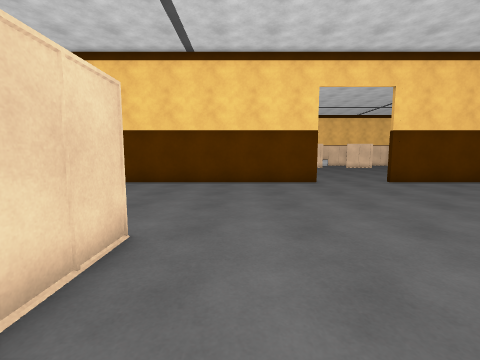
view 1 (above)

19 first-person views from a walk through a 3-D level made in the Unity game engine. The camera is 1.3 m above the floor, tilts 6° down and sees 90° across. The floor is counted in squares, 1 m on a side. Each view is taken from the middle of a square. On the plan, view 1 faces up. The plan holds only what a view shows up to about 12 squares ahead; the rest is blank. The place goes on beyond the plan. The player is left out. Some animated figures are left out.

view 2
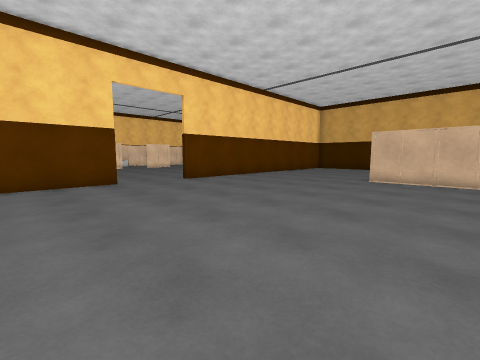

view 3
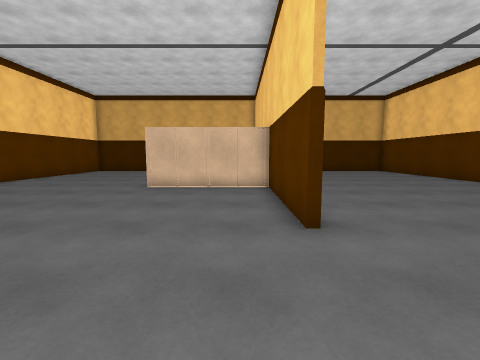

view 4
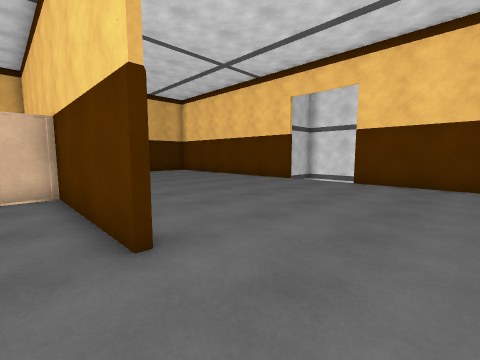

view 5
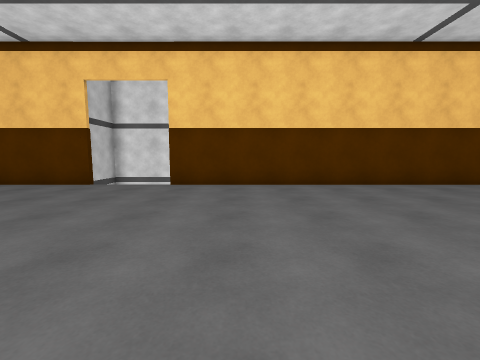

view 6
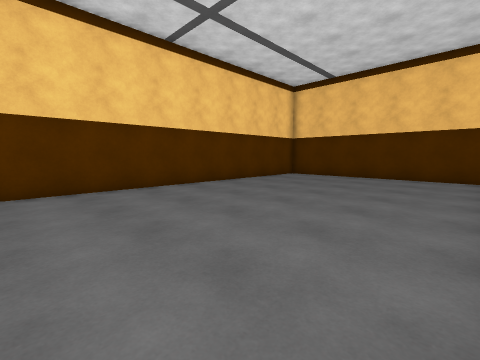

view 7
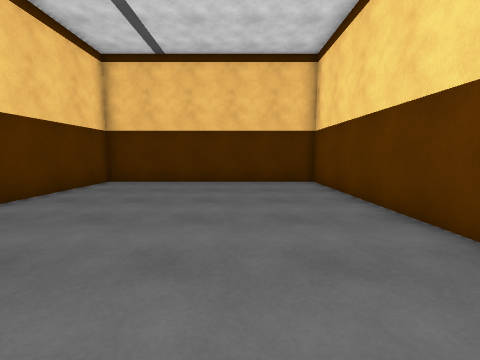

view 8
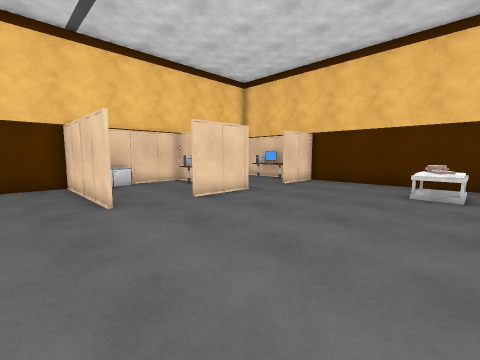

view 9
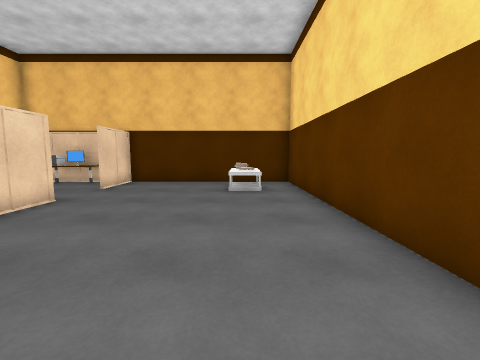

view 10
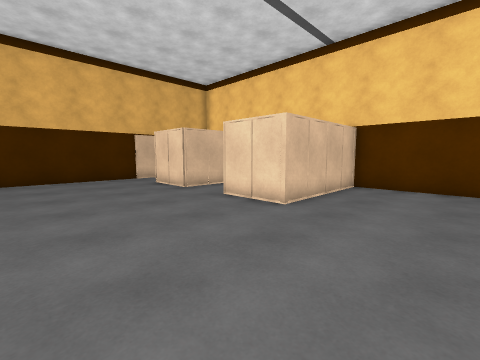

view 11
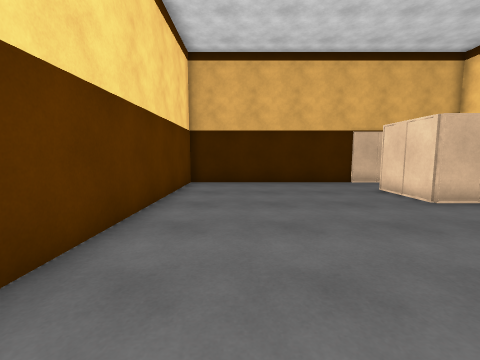

view 12
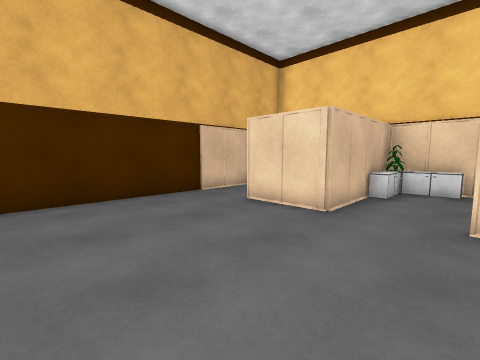

view 13
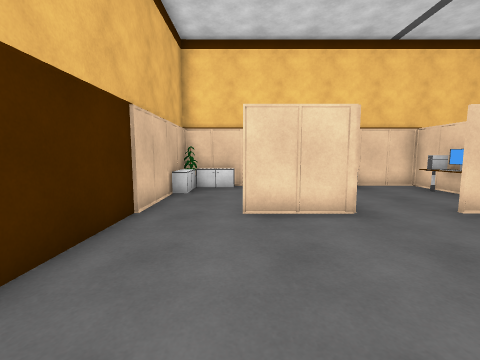

view 14
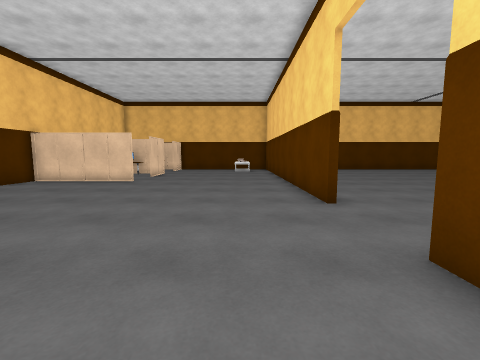

view 15
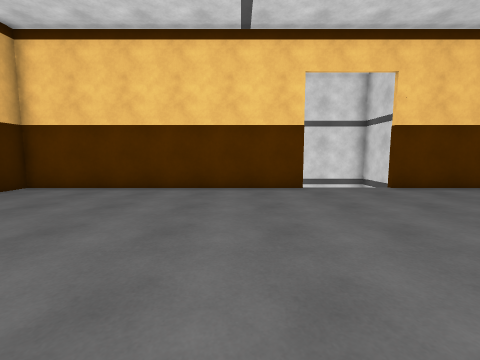

view 16
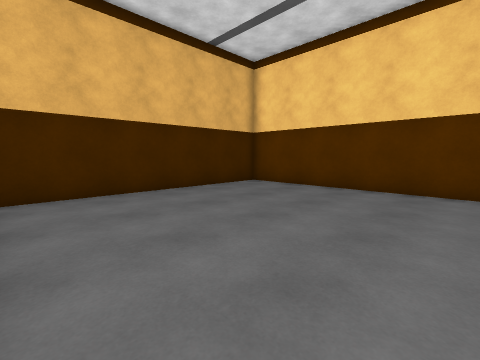

view 17
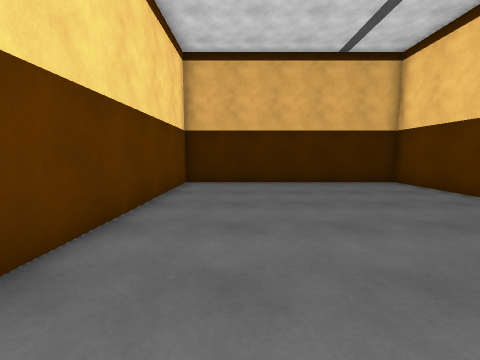

view 18
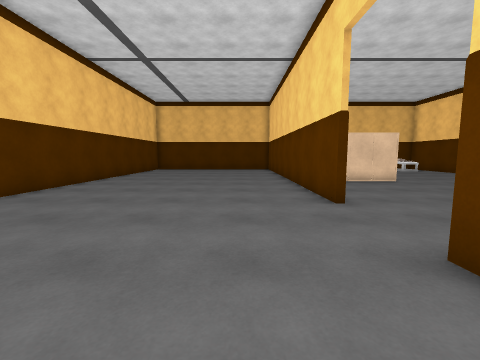

view 19
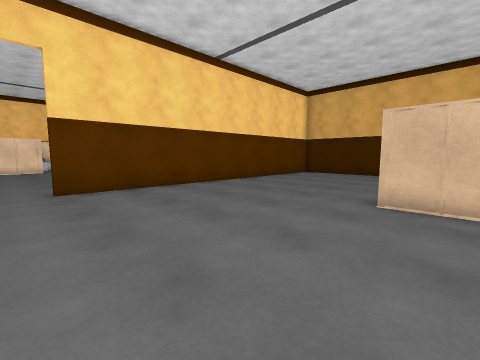

### Floor plan
Key: @ floor where view 1 was taken; # wall or solid block; x gap in a wall; . floor; T table; O other object.
Columns run from 12 left of view 1 to 22 right of it. Each row starts with its distance up from view 1.
 15           ......  ..
 14           ....... ..
 13             ........
 12               ......
 11 ################....###############
 10 #.TT..............................#
  9 #.TT..............................#
  8 #.................................#
  7 #.................................#
  6 #.................................#
  5 #.................................#
  4 #OOO.OOOO.O..............OOO..OOO.#
  3 # ...  ...O..............O...O  ..O
  2 #O..   ...O..............O....  ..O
  1 #O.   O...O..............O...O  ..O
  0 #     ....O.@............O...O  ..O
 -1 ####O####O######....########OO###OO
 -2 #.................................#
 -3 #.................................#
 -4 #.................................#
 -5 #.................................#
 -6 #.................................#
 -7 #.................................#
 -8 #.................................#
 -9 #.................................#
-10 #.................................#
-11 #.................................#
-12  ###################x   ##########

Positions as (right, up) in squares from view 1, and headings:
1: (0, 0), facing up
2: (0, 0), facing up-right
3: (3, 0), facing right
4: (4, 0), facing down-right
5: (5, -1), facing down
6: (3, -2), facing down-left
7: (0, -5), facing left
8: (0, 10), facing down-left
9: (0, 9), facing left
10: (9, 9), facing down-right
11: (11, 9), facing right
12: (15, 9), facing down-right
13: (20, 9), facing down
14: (10, 9), facing left
15: (14, -2), facing down
16: (14, -2), facing down-right
17: (11, -4), facing right
18: (10, -4), facing left
19: (6, 2), facing up-right
